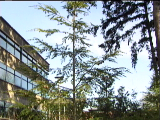
#> input picture python_projects/GMM_project/frame/b00001.bmp, 160 x 120 px, given in place of 00000.bmp, which was not available
$ python GMM.py
#> lines starting #> are read from the running program, lines starting #| are printed output that depends on the picture; long printed decimals are rounded; pictures that were not available may be replaced by others from this repository, and a replacement may not be noted
# [94 lines of commented-out code are left out]

import cv2
import numpy as np
import random

# Read the first frame as the background frame
I = cv2.imread('./frame/00000.bmp')
#> I is the input picture: shape (120, 160, 3); mean B, G, R 146, 145.9, 135.9
fr_bw = cv2.cvtColor(I, cv2.COLOR_BGR2GRAY)


height, width = fr_bw.shape
#> height = 120; width = 160

# Number of Gaussian models per pixel (usually 3-5)
C = 3

# Initialize the mean for each Gaussian component
u0 = np.zeros((height, width, C))
for i in range(C):
    u0[:, :, i] = fr_bw.astype(np.float64)

# Set initial parameters
M = C  # Number of models representing the background (initially equal to C)
T = 5  # Threshold
D = 2.5  # Deviation threshold
alpha = 0.001  # Learning rate
thresh = 0.5  # Foreground threshold
sd0 = 15  # Initial standard deviation
w = np.ones((height, width, C)) / C  # Initialize the weight matrix
sd = np.ones((height, width, C))  # Initialize the standard deviation
for i in range(height):
    for j in range(width):
        for k in range(C):
            sd[i, j, k] *= random.random() * 15
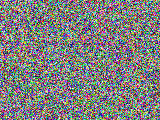
#> sd: shape (120, 160, 3) float64; mean of channels 0, 1, 2 7.45, 7.51, 7.49; drawn with min black and max white
print(sd)
#> (printed output is left out)
p = alpha / w  # Initialize the p variable for updating mean and standard deviation
rank = np.zeros(C)  # Priority of each Gaussian distribution (w/sd)

frame_num = 200  # Number of frames

# Process each frame
for n in range(1, frame_num + 1):
    a = ''
    if n < 10:
        a = '0000'
    elif n < 100:
        a = '000'
    else:
        a = '00'

    image = f'./frame/{a}{n}.bmp'
    I1 = cv2.imread(image)
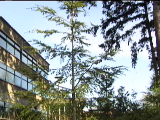
#> input picture python_projects/GMM_project/frame/b00005.bmp, 160 x 120 px, given in place of 00001.bmp, which was not available
#> I1 is the input picture: shape (120, 160, 3); mean B, G, R 146, 146.1, 136.1
    fr_bw0 = cv2.cvtColor(I1, cv2.COLOR_BGR2GRAY)

    # Apply a Gaussian filter
    # h = np.ones((3, 3)) / 9
    # fr_bw0 = cv2.filter2D(fr_bw0, -1, h)

    # Initialize the current frame with the grayscale values
    # No need to create a 3D array, just use fr_bw0 directly
    fr_bw = fr_bw0.astype(np.float64)

    # Broadcast fr_bw to have the same number of channels as u0
    fr_bw = np.expand_dims(fr_bw, axis=2)
    fr_bw = np.repeat(fr_bw, repeats=C, axis=2)
#> fr_bw: shape (120, 160, 3) float64

    # Compute the absolute distance between the new pixel and the Gaussian model mean
    u_diff = np.abs(fr_bw - u0)

    # Update the Gaussian model parameters
    match0 = np.abs(u_diff) <= np.maximum(D * sd, T)
    match = np.max(match0, axis=2)
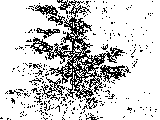
#> match: shape (120, 160) bool; 81.2% white; black in thin lines or dots

    p = alpha / w
    wmatch1 = (1 - alpha) * w * match0 + alpha * match0
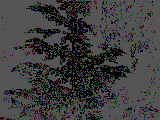
#> wmatch1: shape (120, 160, 3) float64; mean of channels 0, 1, 2 0.242, 0.243, 0.243; drawn as B, G, R
    wmatch0 = (1 - alpha) * w * (1 - match0)
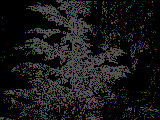
#> wmatch0: shape (120, 160, 3) float64; mean of channels 0, 1, 2 0.0916, 0.091, 0.0908; drawn as B, G, R
    w = wmatch1 + wmatch0

    sdmatch1 = np.sqrt((1 - alpha) * (sd * match0) ** 2 + p * (fr_bw * match0 - u0 * match0) ** 2)
    sd = sdmatch1 + sd * (1 - match0)
    print(sd)
#> (printed output is left out)

    u0match1 = (1 - alpha) * u0 * match0 + p * fr_bw * match0
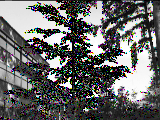
#> u0match1: shape (120, 160, 3) float64; mean of channels 0, 1, 2 104.1, 104.5, 104.4; drawn with min black and max white
    u0 = u0match1 + u0 * (1 - match0)

    # Add new Gaussian distributions if none match and there is room
    if np.min(match) == 0 and M < C:  # Ensure we don't exceed the number of channels
        M += 1
        u0[:, :, M - 1] = fr_bw0
        sd[:, :, M - 1] = sd0 * np.ones((height, width))
        w[:, :, M - 1] = alpha * np.ones((height, width))

    # Compute the priority of each Gaussian distribution
    wsd = w / sd
    sum1 = np.sum(wsd)
#> sum1 = 11512.4
    A = np.array([np.sum(wsd[:, :, i]) / sum1 for i in range(M)])
#> A = [0.3, 0.285, 0.415]
    print(A)
#| [0.3004  0.2846 0.415]
    A_sorted_indices = np.argsort(A)[::-1]
#> A_sorted_indices = [2, 0, 1]

    thresh0 = 0
    k = 0
    for i in range(M):
        thresh0 += A[A_sorted_indices[M - i - 1]]
        if thresh0 > thresh:
            k = i + 1
            break
#> this loop made 2 passes
#> thresh0 on passes 1 to 2: 0.285, 0.585
#> after the loop, thresh0 = 0.585

    fground = np.ones((height, width))
    for i in range(k):
        idx = A_sorted_indices[M - i - 1]
        fground *= (np.abs(fr_bw[:, :, 0] - u0[:, :, idx]) > D * sd[:, :, idx])
#> this loop made 2 passes
#> idx on passes 1 to 2: 1, 0
#> pass 2, `fground *= (np.abs(fr_bw[:, :, 0] - u0[:, :, idx]) > D * sd[:, :, idx])`:
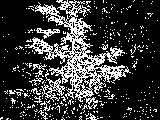
#> fground: shape (120, 160) float64; values 0 (black) and 1 (white), 21.8% white in thin lines or dots

    # Save the original image and the processed foreground
    filename_frame = 'Frame.png'
    # filename_foreground = 'Foreground_with_filter.png'
    filename_foreground = 'Foreground.png'

    # Save the original image
    cv2.imwrite(filename_frame, I1)

    # Save the processed foreground image
    foreground_image = (fground * 255).astype(np.uint8)
#> foreground_image: shape (120, 160); 21.8% white in thin lines or dots
#> (the run stopped early here; a loop or call above may not have finished)
